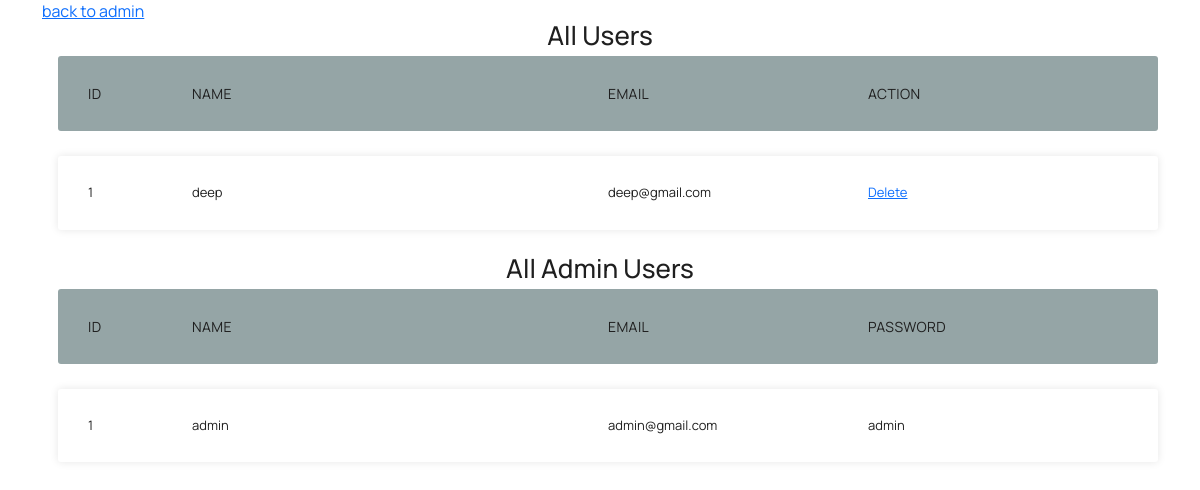
Page /Admin/dynamic/allusers.php on the earlier database version.
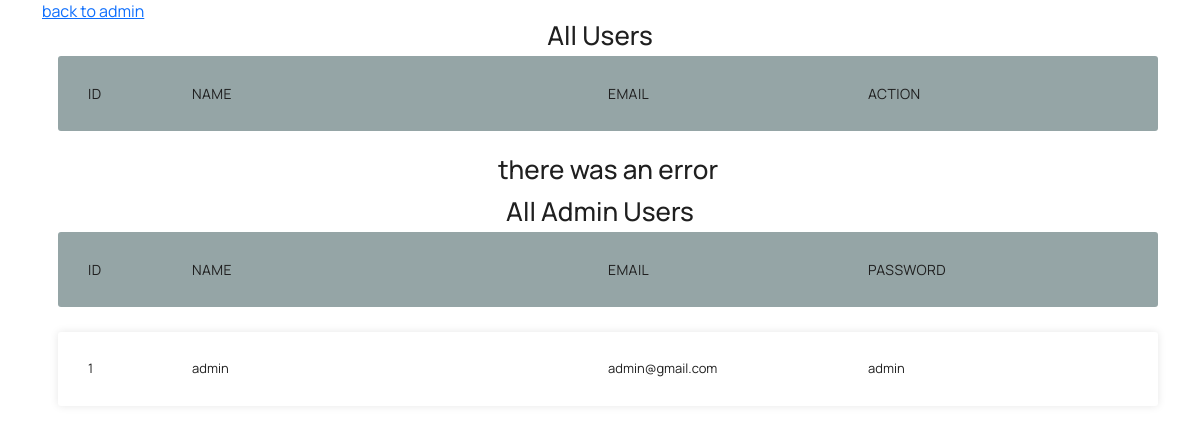
Same page on the later database version.
### tables this page shows
CREATE TABLE `users` (
  `id` int(10) NOT NULL,
  `name` varchar(20) NOT NULL,
  `email` varchar(20) NOT NULL,
  `phone` int(13) NOT NULL,
  `password` varchar(40) NOT NULL
);

### Admin/dynamic/allusers.php (the view, shortened to what this page needs)
<!DOCTYPE html>
<html lang="en">
<?php include 'connection.php'; ?>
<head>
    <link rel="stylesheet" href="../vendors/feather/feather.css">
    <link rel="stylesheet" href="../vendors/mdi/css/materialdesignicons.min.css">
    <link rel="stylesheet" href="../vendors/ti-icons/css/themify-icons.css">
    <link rel="stylesheet" href="../vendors/typicons/typicons.css">
    <link rel="stylesheet" href="../vendors/simple-line-icons/css/simple-line-icons.css">
    <link rel="stylesheet" href="../vendors/css/vendor.bundle.base.css">
    <link rel="stylesheet" href="../vendors/datatables.net-bs4/dataTables.bootstrap4.css">
    <link rel="stylesheet" href="../js/select.dataTables.min.css">
    <link rel="stylesheet" href="../css/allcarsstyle.css">
    <link rel="stylesheet" href="../css/vertical-layout-light/style.css">
</head>
<body>
    <div class="container">
        <a href="../index.php">back to admin</a>
        <h2>All Users<small></small></h2>
        <ul class="responsive-table">
            <li class="table-header">
                <div class="col col-1">Id</div>
                <div class="col col-2">name</div>
                <div class="col col-3">email</div>
                <div class="col col-4">Action</div>
            </li>
            <?php
      $sql = "SELECT * FROM users";
      $resultforindex = $conn->query($sql);
      if (mysqli_num_rows($resultforindex) > 0) {
        $data = mysqli_fetch_all($resultforindex, MYSQLI_ASSOC);
        for ($i = 0; $i < count($data); $i++) {
      ?>
            <li class="table-row">
                <div class="col col-1" data-label="Id"><?php echo $data[$i]["id"]; ?></div>
                <div class="col col-2" data-label="Model"><?php echo $data[$i]["name"]; ?></div>
                <div class="col col-3" data-label="price"><?php echo $data[$i]["email"]; ?></div>
                <div class="col col-4" data-label="category"><a
                        href="deleteuser.php?id=<?php echo $data[$i]['id']; ?>">Delete</a></div>
            </li>
            <?php
        }
      } else {
        ?>
            <h2>there was an error</h2>
            <?php
      }
      ?>
        </ul>
    </div>
    <div class="container">
        <h2>All Admin Users<small></small></h2>
        <ul class="responsive-table">
            <li class="table-header">
                <div class="col col-1">Id</div>
                <div class="col col-2">name</div>
                <div class="col col-3">email</div>
                <div class="col col-4">password</div>
            </li>
            <?php
      $sql = "SELECT * FROM admin";
      $resultforindex = $conn->query($sql);
      if (mysqli_num_rows($resultforindex) > 0) {
        $data = mysqli_fetch_all($resultforindex, MYSQLI_ASSOC);
        for ($i = 0; $i < count($data); $i++) {
      ?>
            <li class="table-row">
                <div class="col col-1" data-label="Id"><?php echo $data[$i]["id"]; ?></div>
                <div class="col col-2" data-label="Model"><?php echo $data[$i]["name"]; ?></div>
                <div class="col col-3" data-label="price"><?php echo $data[$i]["email"]; ?></div>
                <div class="col col-4" data-label="category"><?php echo $data[$i]["password"]; ?></div>
            </li>
            <?php
        }
      } else {
        ?>
            <h2>there was an error</h2>
            <?php
      }
      ?>
        </ul>
    </div>
</body>
</html>

Differences in the rows shown:
removed users: id "1", name "deep", email "deep@gmail.com"
Other differences:
text now shown: "there was an error"
